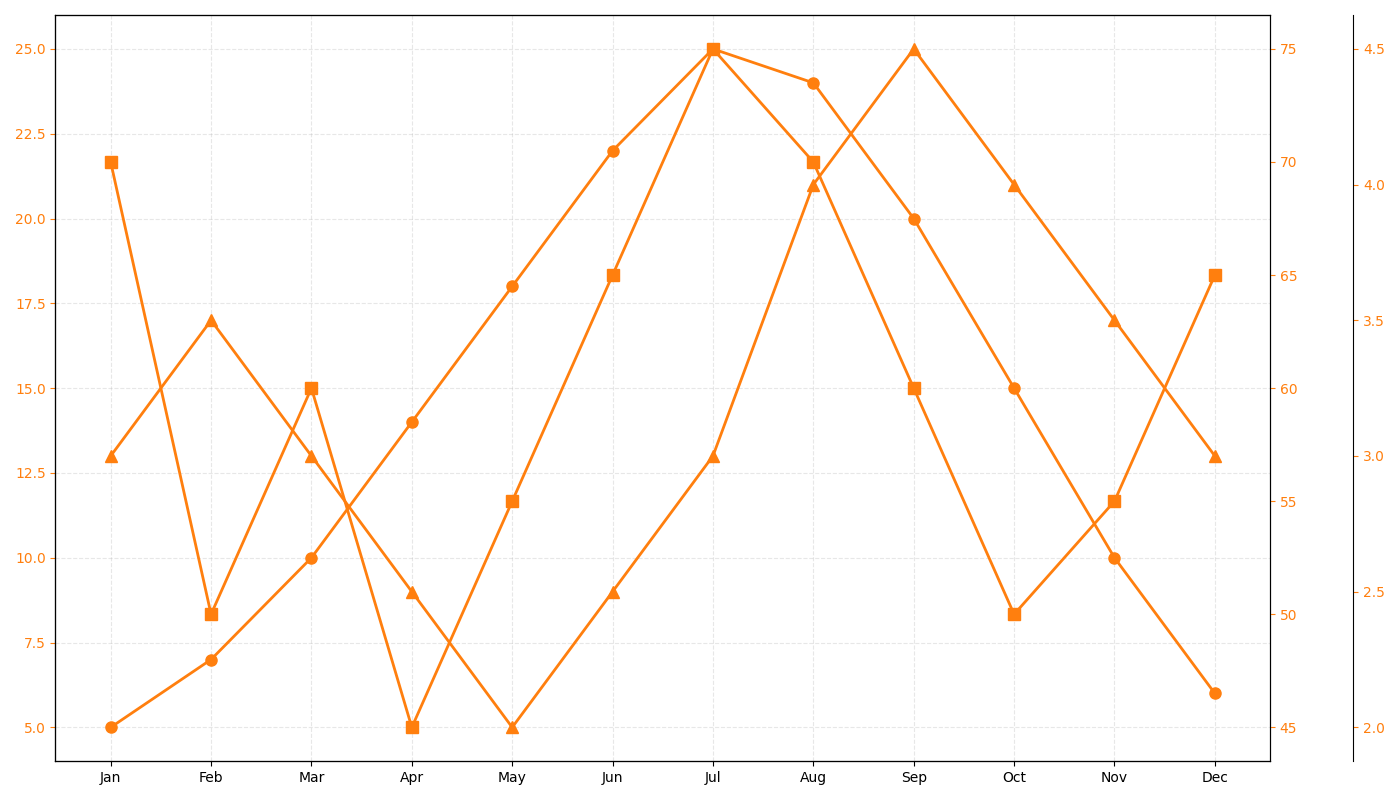

Write Python code to recreate this figure.
import matplotlib.pyplot as plt
import numpy as np

# Data for average monthly temperatures, rainfall, and wind speed
months = np.array(['Jan', 'Feb', 'Mar', 'Apr', 'May', 'Jun', 'Jul', 'Aug', 'Sep', 'Oct', 'Nov', 'Dec'])
temperatures = np.array([5, 7, 10, 14, 18, 22, 25, 24, 20, 15, 10, 6])
rainfall = np.array([70, 50, 60, 45, 55, 65, 75, 70, 60, 50, 55, 65])
wind_speed = np.array([3, 3.5, 3, 2.5, 2, 2.5, 3, 4, 4.5, 4, 3.5, 3])

# Chose a uniform color for all plots
uniform_color = 'tab:orange'

fig, ax1 = plt.subplots(figsize=(14, 8))

ax1.plot(months, temperatures, color=uniform_color, marker='o', markersize=8, linestyle='-', linewidth=2)
ax1.tick_params(axis='y', colors=uniform_color)
ax1.grid(True, linestyle='--', alpha=0.3)

ax2 = ax1.twinx()
ax2.plot(months, rainfall, color=uniform_color, marker='s', markersize=8, linestyle='-', linewidth=2)
ax2.tick_params(axis='y', colors=uniform_color)

ax3 = ax1.twinx()
ax3.spines['right'].set_position(('outward', 60))
ax3.plot(months, wind_speed, color=uniform_color, marker='^', markersize=8, linestyle='-', linewidth=2)
ax3.tick_params(axis='y', colors=uniform_color)

fig.tight_layout()

plt.show()
